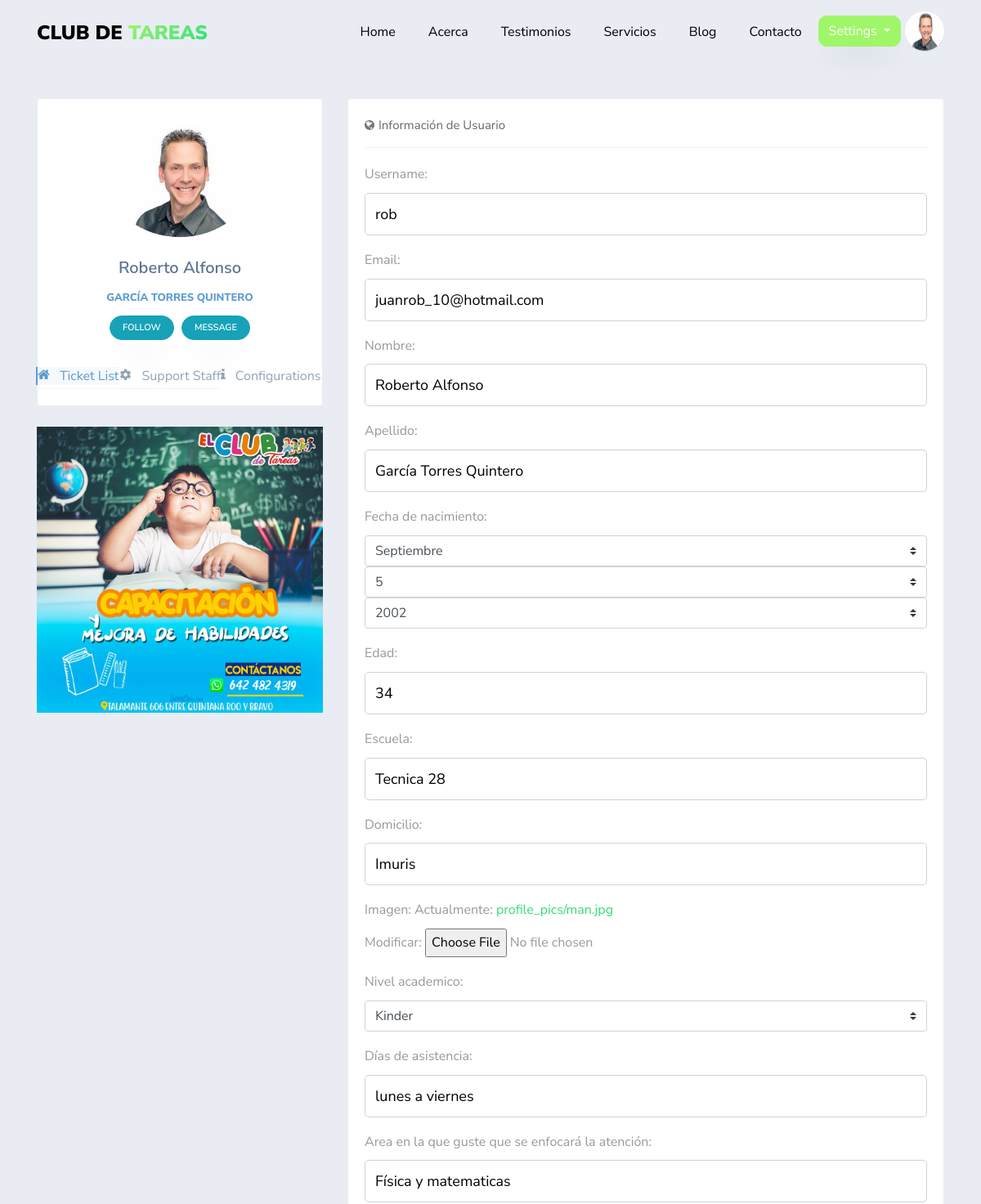
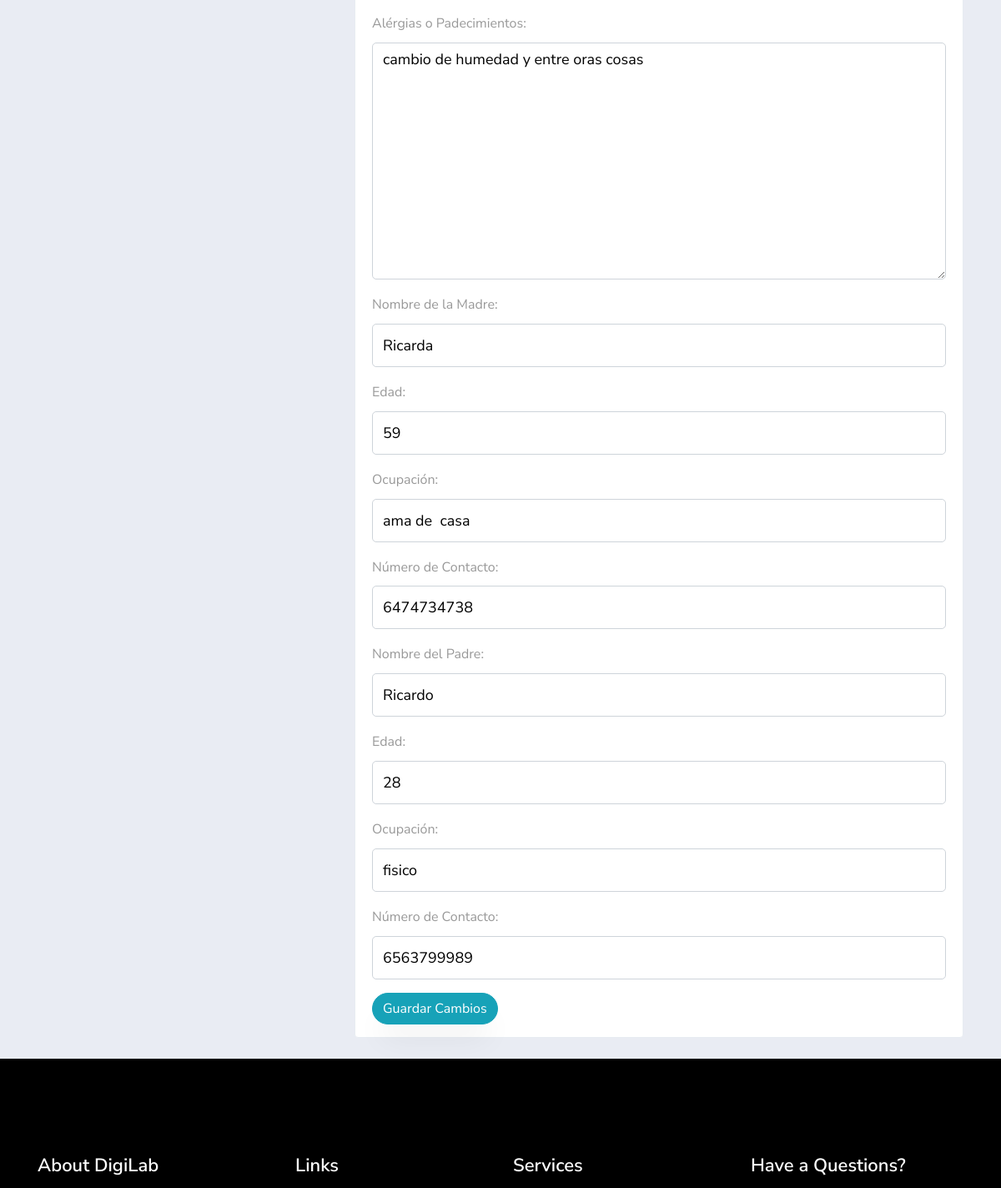
Page /profile/ (signed in, upper part) on the earlier database version (2 pictures, top to bottom).
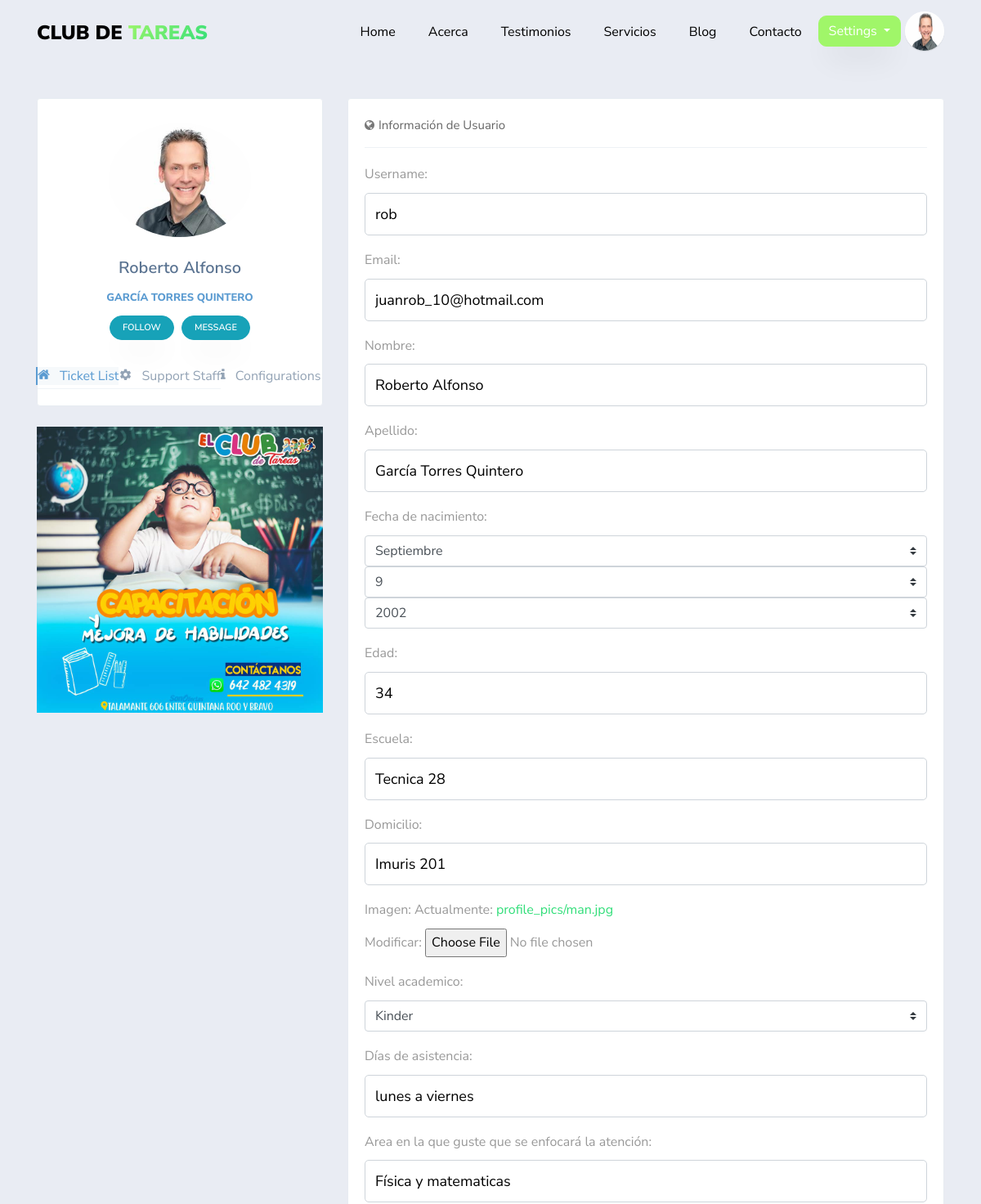
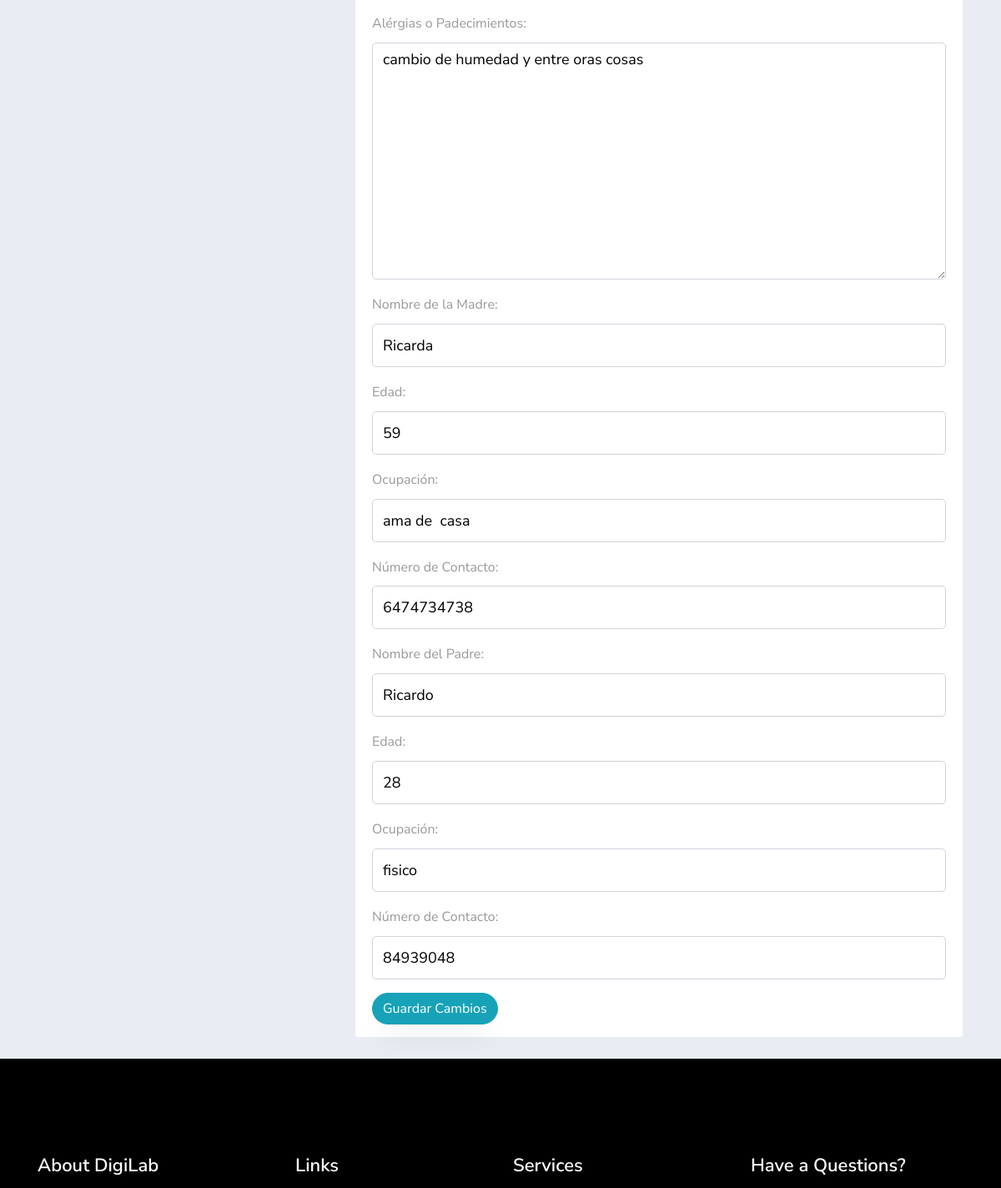
Same page on the later database version (2 pictures, top to bottom).
### usuario/models.py (models this page shows, shortened)
class Usuario(AbstractBaseUser):
    imagen       =  models.ImageField(default='default.jpg',upload_to='profile_pics')
    email        =  models.EmailField(max_length=60,unique=True)
    username     =  models.CharField(max_length=30,unique=True)
    nombre       =  models.CharField(max_length=100)
    apellido     =  models.CharField(max_length=100)
    edad         =  models.IntegerField(blank=True, null=True)
    padecimientos = models.TextField(verbose_name="Alergias o padecimientos",blank=True,null=True)
    asistencia = models.CharField(verbose_name="Días de asistencia",max_length=100,blank=True,null=True)
    enfoque = models.CharField(verbose_name="Area en la que guste que se enfocará la atención",max_length=100,blank=True, null=True)
    nombre_de_la_madre =  models.CharField(verbose_name="Nombre de la Madre",max_length=100,blank=True, null=True)
    edad_de_la_madre =  models.IntegerField(verbose_name="Edad",blank=True, null=True)
    ocupacion_de_la_madre = models.CharField(verbose_name="Ocupación",max_length=100,blank=True,null=True)
    numero_de_la_madre   =  models.IntegerField(verbose_name="Número de contacto",blank=True,null=True)
    nombre_del_padre =  models.CharField(verbose_name="Nombre del Padre",max_length=100,blank=True, null=True)
    edad_del_padre =  models.IntegerField(verbose_name="Edad",blank=True, null=True)
    ocupacion_del_padre = models.CharField(verbose_name="Ocupación",max_length=100,blank=True, null=True)
    numero_del_padre    =  models.IntegerField(verbose_name="Número de contacto",blank=True,null=True)
    fecha_nacimiento = models.DateField(verbose_name="Fecha de nacimiento",blank=True, null=True)
    escuela      =  models.CharField(verbose_name="Nombre de la escuela",max_length=60,blank=True, null=True)
    domicilio    =  models.CharField(verbose_name="Domicilio",max_length=150,blank=True, null=True)
    NIVEL_STATUS = (
         ('k','Kinder'),
         ('p','Primaria'),
         ('s','Secundaria'),
         ('b','bachillerato'),
         ('u','universidad'))
    nivel_academico = models.CharField(max_length=1,choices=NIVEL_STATUS,blank=True,verbose_name='Nivel académico del alumno')
    date_joined  =  models.DateTimeField(verbose_name="Fecha de ingreso",auto_now_add=True)
    last_login   =  models.DateTimeField(verbose_name="Ultima fecha de Sesión",auto_now=True)
    is_admin     =  models.BooleanField(verbose_name="¿Es Administrador?",default=False)
    is_active    =  models.BooleanField(verbose_name="¿Esta Acivo?",default=True)
    is_staff     =  models.BooleanField(verbose_name="¿Es parte del Staff?",default=False)
    is_superuser =  models.BooleanField(verbose_name="¿Es Super Usuario?",default=False)
    USERNAME_FIELD  = "username"
    REQUIRED_FIELDS = ["nombre","apellido"]
    objects = MyUsuarioManager()

### app/views.py (the view)
# urls.py: path('profile/', views.profile,name='profile'),
@login_required
def profile(request):
    context = {}
    if request.POST:
        form = UserUpdateForm(request.POST,request.FILES,instance=request.user)
        if form.is_valid():
            form.save()
            if form.changed_data:
                evento = EventUser(mensaje=f"datos actualizados del Perfil: {form.changed_data}",usuario=request.user)
                evento.save()
    else:
        form =UserUpdateForm(
        initial = {
          'username' :request.user.username,
          'email': request.user.email,
          'nombre': request.user.nombre,
          'apellido': request.user.apellido,
          'fecha_nacimiento': request.user.fecha_nacimiento,
          'edad': request.user.edad,
          'escuela': request.user.escuela,
          'domicilio': request.user.domicilio,
          'imagen': request.user.imagen,
          'nivel_academico': request.user.nivel_academico,
          'padecimientos': request.user.padecimientos,
          'asistencia': request.user.asistencia,
          'enfoque': request.user.enfoque,
          'nombre_de_la_madre': request.user.nombre_de_la_madre,
          'edad_de_la_madre': request.user.edad_de_la_madre,
          'ocupacion_de_la_madre': request.user.ocupacion_de_la_madre,
          'numero_de_la_madre': request.user.numero_de_la_madre,
          'nombre_del_padre': request.user.nombre_del_padre,
          'edad_del_padre': request.user.edad_del_padre,
          'ocupacion_del_padre': request.user.ocupacion_del_padre,
          'numero_del_padre': request.user.numero_del_padre
          }
        )
    context['profile_form'] = form
    return render(request,'app/profile.html',context)

### app/templates/app/profile.html (shortened to what this page needs)
{% extends 'app/base.html' %}
{% load crispy_forms_tags%}
{% load static %}
{% block content %}
<section>
  <div class="container">
    <div class="row"  style="margin-top:120px">
        <div class="col-md-4">
            <div class="portlet light profile-sidebar-portlet bordered  justify-content-center ftco-animate">
                <div class="profile-userpic" style="text-align:center">
                    <img src="{{ request.user.imagen.url }}" class="img-responsive" alt="">
                </div>
                <div class="profile-usertitle">
                    <div class="profile-usertitle-name">{{ request.user.nombre }}</div>
                    <div class="profile-usertitle-job">{{ request.user.apellido }} </div>
                </div>
                <div class="profile-userbuttons">
                    <button type="button" class="btn btn-info  btn-sm">Follow</button>
                    <button type="button" class="btn btn-info  btn-sm">Message</button>
                </div>
                <div class="profile-usermenu">
                    <ul class="nav">
                        <li class="active">
                            <a href="#">
                                <i class="icon-home"></i> Ticket List </a>
                        </li>
                        <li>
                            <a href="#">
                                <i class="icon-settings"></i> Support Staff </a>
                        </li>
                        <li>
                            <a href="#">
                                <i class="icon-info"></i> Configurations </a>
                        </li>
                    </ul>
                </div>
        </div>
        <div id="carouselExampleSlidesOnly" class="carousel slide" data-ride="carousel">
         <div class="carousel-inner">
           <div class="carousel-item active">
             <img class="d-block w-100" src="{% static 'app/images/club1.jpg' %}" alt="First slide">
           </div>
         </div>
    </div>
      </div>
        <div class="col-md-8">
            <div class="portlet light bordered ftco-animate">
                <div class="portlet-title tabbable-line">
                    <div class="caption caption-md">
                        <i class="icon-globe theme-font hide"></i>
                        <span class="caption-subject font-blue-madison bold uppercase">Información de Usuario</span>
                    </div>
                </div>
                <div class="portlet-body">
                        <div class="tab-content">
                            <div role="tabpanel" class="tab-pane active" id="home">
                                <form method="POST" enctype="multipart/form-data">
                                  {% for field in profile_form %}
                                  <div class="form-group">
                                      {{ field.label_tag }}
                                      {{ field }}
                                  </div>
                                  {% endfor %}
                                  <button type="submit" class="btn btn-info">Guardar Cambios</button>
                                </form>
                            </div>
                        </div>
                </div>
            </div>
        </div>
    </div>
  </div>
</section>
{% endblock content     %}

### app/templates/app/base.html (shortened to what this page needs)
{% load static %}
<!DOCTYPE html>
<html lang="en">
  <head>
    <link rel="stylesheet" href="https://stackpath.bootstrapcdn.com/font-awesome/4.7.0/css/font-awesome.min.css">
    <link rel="stylesheet" href="{% static 'app/css/open-iconic-bootstrap.min.css'%}">
    <link rel="stylesheet" href="{% static 'app/css/animate.css'%}">
    <link rel="stylesheet" href="{% static 'app/css/search.css'%}">
    <link rel="stylesheet" href="{% static 'app/css/owl.carousel.min.css'%}">
    <link rel="stylesheet" href="{% static 'app/css/owl.theme.default.min.css'%}">
    <link rel="stylesheet" href="{% static 'app/css/magnific-popup.css'%}">
    <link rel="stylesheet" href="{% static 'app/css/aos.css'%}">
    <link rel="stylesheet" href="{% static 'app/css/ionicons.min.css'%}">
    <link rel="stylesheet" href="{% static 'app/css/flaticon.css' %}">
    <link rel="stylesheet" href="{% static 'app/css/icomoon.css' %}">
    <link rel="stylesheet" href="{% static 'app/css/style.css' %}">
    <link rel="stylesheet" href="{% static 'app/css/fix.css' %}">
  </head>
  <body  data-target=".site-navbar-target" data-offset="300">
  <nav class="navbar navbar-expand-lg navbar-dark ftco_navbar bg-dark ftco-navbar-light site-navbar-target" id="ftco-navbar">
	    <div class="container">
	      <a class="navbar-brand" href="index.html">Club de <span>Tareas</span></a>
	      <div class="collapse navbar-collapse" id="ftco-nav">
	        <ul class="navbar-nav nav ml-auto">
	          <li class="nav-item"><a href="{% url 'blog:home' %}" class="nav-link"><span>Home</span></a></li>
	          <li class="nav-item"><a href="{% url 'blog:about' %}"  class="nav-link"><span>Acerca</span></a></li>
	          <li class="nav-item"><a href="{% url 'blog:testimony' %}"  class="nav-link"><span>Testimonios</span></a></li>
	          <li class="nav-item"><a href="{% url 'app:services' %}" class="nav-link"><span>Servicios</span></a></li>
            <li class="nav-item"><a href="{% url 'blog:blog' %}" class="nav-link"><span>Blog</span></a></li>
          </ul>
          <ul class="nav navbar-nav navbar-right">
            <li class="nav-item"><a href="{% url 'blog:contact' %}" class="nav-link"><span>Contacto</span></a></li>
            {% if request.user.is_authenticated %}
            <div class="dropdown" style="padding-top:5px;padding-right:5px">
                    <a style="border-radius: 10px 10px 10px 10px !important;
                             -moz-border-radius: 10px 10px 10px 10px;
                             -webkit-border-radius: 10px 10px 10px 10px;"
                      class="btn btn-secondary dropdown-toggle" href="#" role="button" id="dropdownMenuLink" data-toggle="dropdown" aria-haspopup="true" aria-expanded="false">
                      Settings
                    </a>
              </div>
              <li>
                <div class="inset">
                  <img src="{{ request.user.imagen.url }}">
                </div>
              </li>
            {% else %}
              <li class="nav-item"><a href="{% url 'app:login' %}"  class="nav-link"><span>Login</span></a></li>
            </ul>
          {% endif %}
	      </div>
	    </div>
	  </nav>
    {% block content %}{% endblock %}
    <footer class="ftco-footer ftco-section">
      <div class="container">
        <div class="row mb-5">
          <div class="col-md">
            <div class="ftco-footer-widget mb-4">
              <h2 class="ftco-heading-2">About DigiLab</h2>
            </div>
          </div>
          <div class="col-md">
            <div class="ftco-footer-widget mb-4 ml-md-4">
              <h2 class="ftco-heading-2">Links</h2>
            </div>
          </div>
          <div class="col-md">
             <div class="ftco-footer-widget mb-4">
              <h2 class="ftco-heading-2">Services</h2>
            </div>
          </div>
          <div class="col-md">
            <div class="ftco-footer-widget mb-4">
            	<h2 class="ftco-heading-2">Have a Questions?</h2>
            </div>
          </div>
        </div>
      </div>
    </footer>
  </body>
</html>

Differences in the rows shown:
changed Usuario "Roberto Alfonso": domicilio "Imuris" → "Imuris 201"; numero_del_padre "6563799989" → "84939048"
Other differences:
form field field: "5" → "9"
